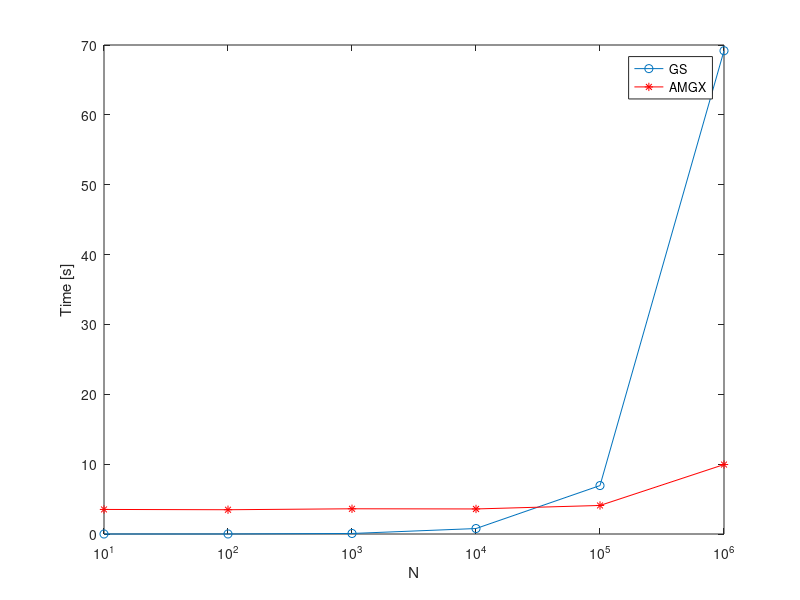

MATLAB code for this plot:
clear; clc; close all;

N = flip(logspace(1,6,6));

GS = [69.182 6.934 0.782 0.076 0.007 0.001];
AMGX = [9.942 4.085 3.586 3.610 3.474 3.516];

plot(N,GS,'-o','DisplayName','GS')
hold on
plot(N,AMGX,'r-*','DisplayName','AMGX')
set(gca,'xscale','log')
xlabel('N')
ylabel('Time [s]')
legend('location','best')